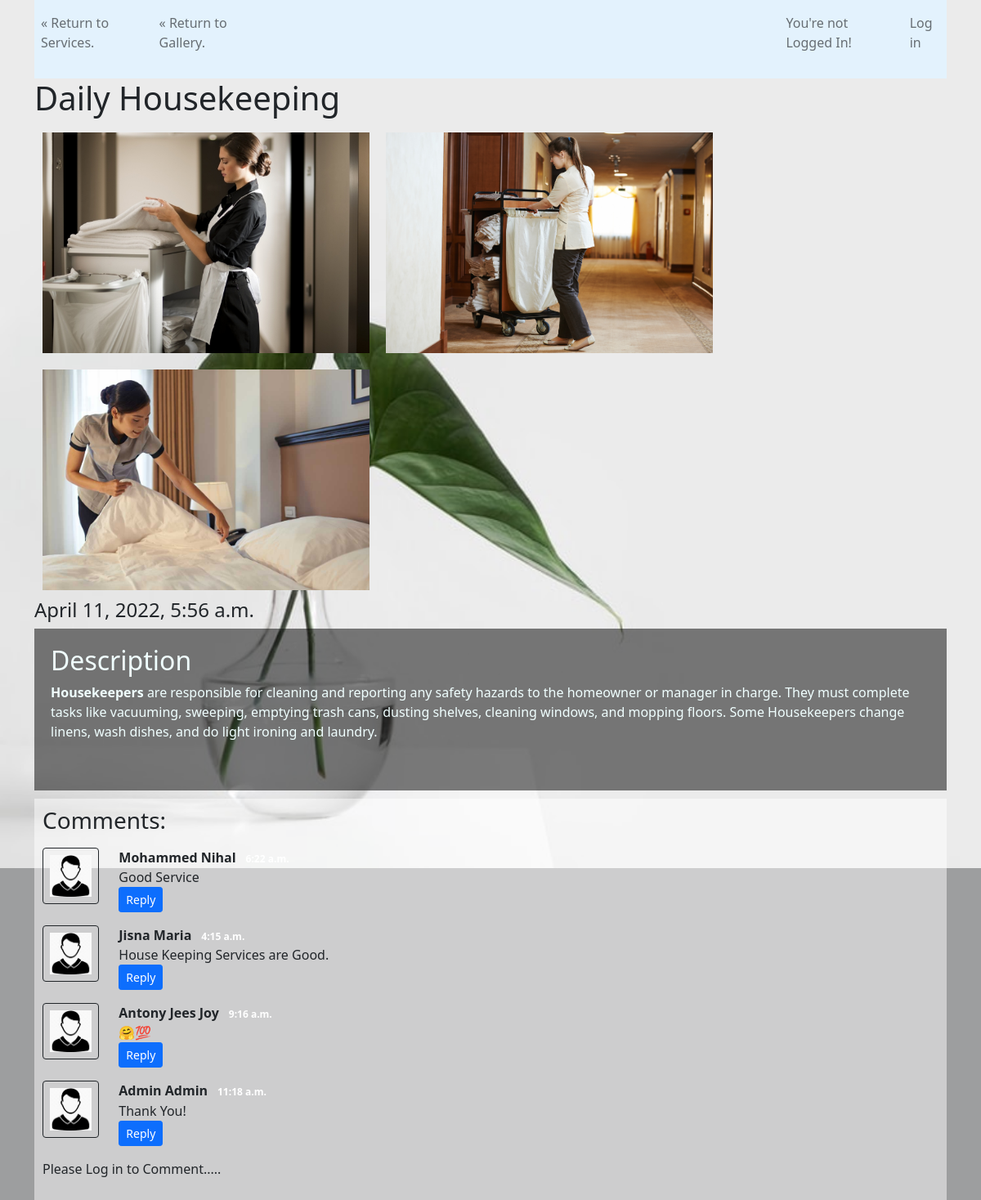
Page /services/daily-housekeeping on the committed database.
### Apps/Services/models.py (models this page shows, shortened)
class Services(models.Model):
    name = models.CharField(max_length=40)
    slug = models.SlugField(unique=True, default=name)
    discription = RichTextField(null=True)
    create_time = DateTimeField(blank=True, auto_now_add=True)
    last_used_time = DateTimeField(null=True, blank=True)

class Images(models.Model):
    number = models.ForeignKey(Services, on_delete=models.CASCADE)
    images = models.ImageField(upload_to="service_images", max_length=256)

class Comments(models.Model):
    comments_count = models.ForeignKey(Services, on_delete=models.CASCADE)
    author = models.ForeignKey(Costumer, on_delete=models.CASCADE)
    message = models.CharField(max_length=256)
    comment_time = DateTimeField(auto_now_add=True, blank=True)

### Apps/Authentication/models.py (models this page shows)
class Costumer(models.Model):
    user = models.OneToOneField(User, on_delete=models.CASCADE)
    first_name = models.CharField(max_length=30, default=None)
    last_name = models.CharField(max_length=30, default=None)
    age = models.IntegerField(null=True)
    email = models.EmailField(null=True)
    address = models.CharField(max_length=200, default=None)
    contacts = models.IntegerField(null=True)
    citizen = models.CharField(max_length=100, default=None)
    created_time = models.DateTimeField(blank=True, auto_now_add=True)
    def __str__(self):
        return self.first_name + " " + self.last_name

### Apps/Services/views.py (the view, shortened to what this page needs)
# urls.py: path('<slug:slug>', views.Details.as_view(), name='data'),
class Details(FormMixin, DetailView):
    template_name = 'services/service.html'
    form_class = CommentsForm
    model = Comments
    context_object_name = 'service_data'
    def get_queryset(self):
        return Services.objects.all()

### templates/services/service.html (shortened to what this page needs)
<!doctype html>
<html lang="en">
<head>
    {% load static %}
    <link rel="stylesheet" type="text/css" href="{% static 'assets/css/bootstrap.min.css' %}">
    <link rel="stylesheet" type="text/css" href="{% static 'mine/css/style.css' %}">
</head>
    <body class="data">
        <div class="container">
            <nav class="navbar navbar-expand-lg navbar-light" style="background-color: #e3f2fd;">
              <div class="collapse navbar-collapse" id="navbarSupportedContent">
                <ul class="navbar-nav mr-auto">
                        <li class="nav-item">
                            <a class="nav-link" href="{% url 'service:lists' %}"> &laquo; Return to Services.</a>
                        </li>
                        <li class="nav-item">
                            <a class="nav-link" href="{% url 'service:infinity' %}"> &laquo; Return to Gallery.</a>
                        </li>
                    {% if user.is_authenticated %}
                        <li class="nav-item">
                            <a class="nav-link" style="margin-left:650px;">Hi {{ user.username | capfirst}}!</a>
                        </li>
                        <li class="nav-item">
                            <a class="nav-link" href="{% url 'logout' %}?next={{ request.path }}">Log Out</a>
                        </li>
                    {% else %}
                        <li class="nav-item" style="margin-left:630px;">
                            <p class="nav-link">You're not Logged In!</p>
                        </li>
                        <li class="nav-item">
                            <a class="nav-link" href="{% url 'login' %}?next={{ request.path }}">Log in</a>
                        </li>
                    {% endif %}
                </ul>
              </div>
            </nav>
            <h1>{{ service_data.name }}</h1>
    <div class="prt">
            <div>
            {% for img in service_data.images_set.all %}
                <img src="{{ img.images.url}}" alt="no img" class="data-img">
            {% endfor %}
            </div>
        <h4 class="date">{{ service_data.create_time }}</h4>
            <div class="black">
                <h2>Description</h2>
                {{ service_data.discription | safe }} <br>
            </div>
    </div>
<div class="comment-section">
<h3>Comments:</h3>
    {% if service_data.comments_set.all %}
        {% for comment in service_data.comments_set.all %}
            <div class="row my-3">
                <div class="col-md-1">
                    <img class="rounded mx-auto d-block w-100 p-2 border border-dark" src="/static/assets/images/user.png" alt="user">
                </div>
                <div class="col-md-11">
                    <b> {{comment.author}} </b> <span class="badge badge-secondary">{{comment.comment_time | date:"P"}}</span>
                    <div> {{comment.message}}</div>
                    <div class="reply mx-0">
                                <button class="btn btn-sm btn-primary" type="button" data-toggle="collapse" data-target="#replyBox{{comment.id}}" aria-expanded="false" aria-controls="replyBox {{comment.id}}">
                                    Reply
                                </button>
                    </div>
                </div>
            </div>
        {% endfor %}
    {% else %}
    <h6>No Comments yet!! Be the First.</h6>
    {% endif %}
        {% if user.is_authenticated %}
        Comment as {{ user.username }}: <br>
        <form method="post" class="post-form" novalidate>
            {% csrf_token %}
            {{ form.as_p }}
            <input type="submit" value="Post" class=" btn btn-primary">
        </form>
        {% else %}
            <p>Please Log in to Comment.....</p>
    {% endif %}
    </div>
        </div>
    </body>
</html>

### static/mine/css/style.css (style rules this page uses)
body.data { background-image:url('/static/assets/images/background1.jpeg'); background-repeat:no-repeat; background-size:130%; background-color: rgba(47, 48, 50, 0.466) }
::placeholder { padding: 15px; }
.black { background-color: rgba(0, 0, 0, 0.503); padding:20px; color: azure; }
.data-img { width: 420px; height: 290px; max-width: 450px; max-height: 300px; padding: 10px; object-fit: cover; float: left; }
.prt { display: flex; flex-direction: column; }
.comment-section { background-color: rgba(255, 255, 255, 0.486); padding: 10px; margin-top: 10px; }

### rows in the picture
Services: name "Daily Housekeeping", create_time "April 11, 2022, 5:56 a.m.", discription "Housekeepers are responsible for cleaning and reporting any safety hazards to the homeowner or manager in charge. They must complete tasks like vacuuming, sweeping, emptying trash cans, dusting shelves, cleaning windows, and mopping floors. Some Housekeepers change linens, wash dishes, and do light ironing and laundry."
Images: images (picture)
Images: images (picture)
Images: images (picture)
Comments: author "Mohammed Nihal", message "Good Service"
Comments: author "Jisna Maria", comment_time "4:15 a.m.", message "House Keeping Services are Good."
Comments: author "Antony Jees Joy", comment_time "9:16 a.m.", message "🤗💯"
Comments: author "Admin Admin", comment_time "11:18 a.m.", message "Thank You!"
